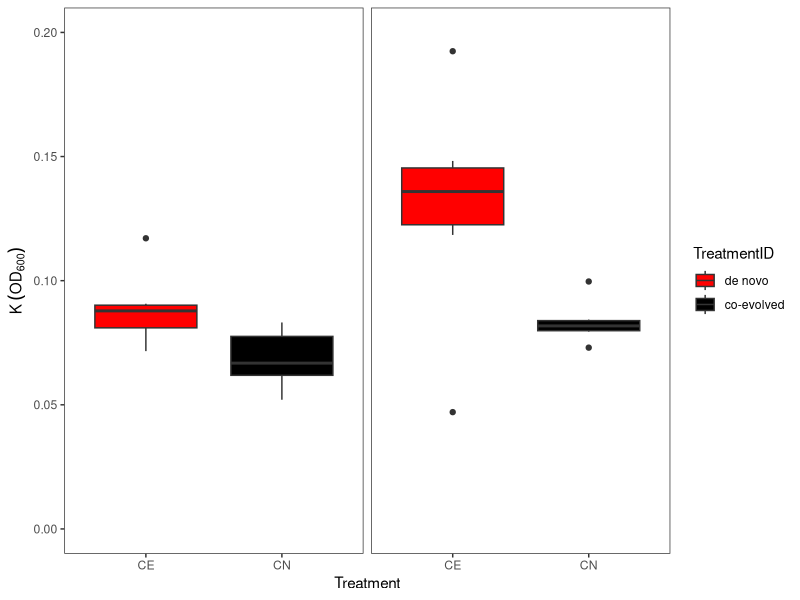

Here is the R script that generated this plot:
## Code analysis K community level Fig 3, Extended data table 2

library("ggplot2")

## Results obtained applying logistic fit to each growth curve at community level as Garcia et al PNAS 2018
MatrizData <- read.table("./data/LogisticIndivcurves30_out.csv", sep = ",",header = TRUE)


##################################
## Single model no random effect##
##################################

# Split treatment column
MatrizData$Media <- substr(MatrizData$Treatment, 4, 5)
MatrizData$TreatmentID <- substr(MatrizData$Treatment, 1, 2)

##################################
## Single model no random effect##
##################################

mm <- lm(K ~  TreatmentID * Media, data =MatrizData)
summary(mm)
anova(mm)


mm2 <- lm(K ~  TreatmentID + Media,  data =MatrizData)
summary(mm2)
anova(mm2)

anova(mm, mm2)



qplot(TreatmentID, K, data = MatrizData, 
      geom= "boxplot",  fill = TreatmentID)+
 scale_fill_manual(values = c('red', 'black'), labels = c('de novo', 'co-evolved'))+
    facet_wrap(~Media,ncol = 2, strip.position = "top")+
       theme(strip.background = element_blank(), strip.placement = "inside")+
    xlab("Treatment")+
    ylab(expression(K~(OD[600]))) + ylim(0,0.2)+
        theme_bw()+
    theme(strip.background = element_blank(), strip.text.x = element_blank(),panel.grid.minor = element_blank(),panel.grid.major = element_blank()) 

